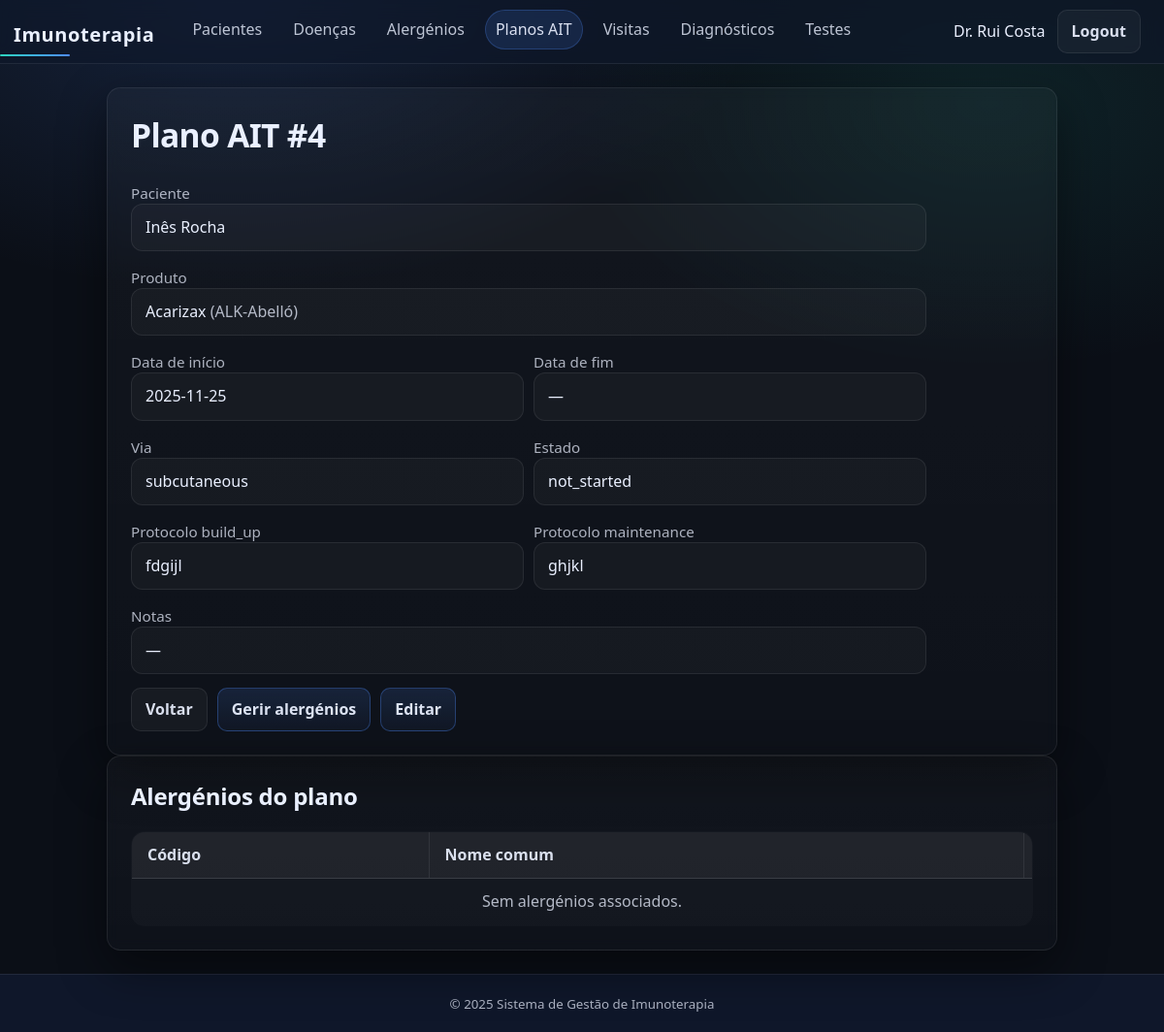
Before: /php/public/plan_view.php?id=4 (signed in) with the older database file.
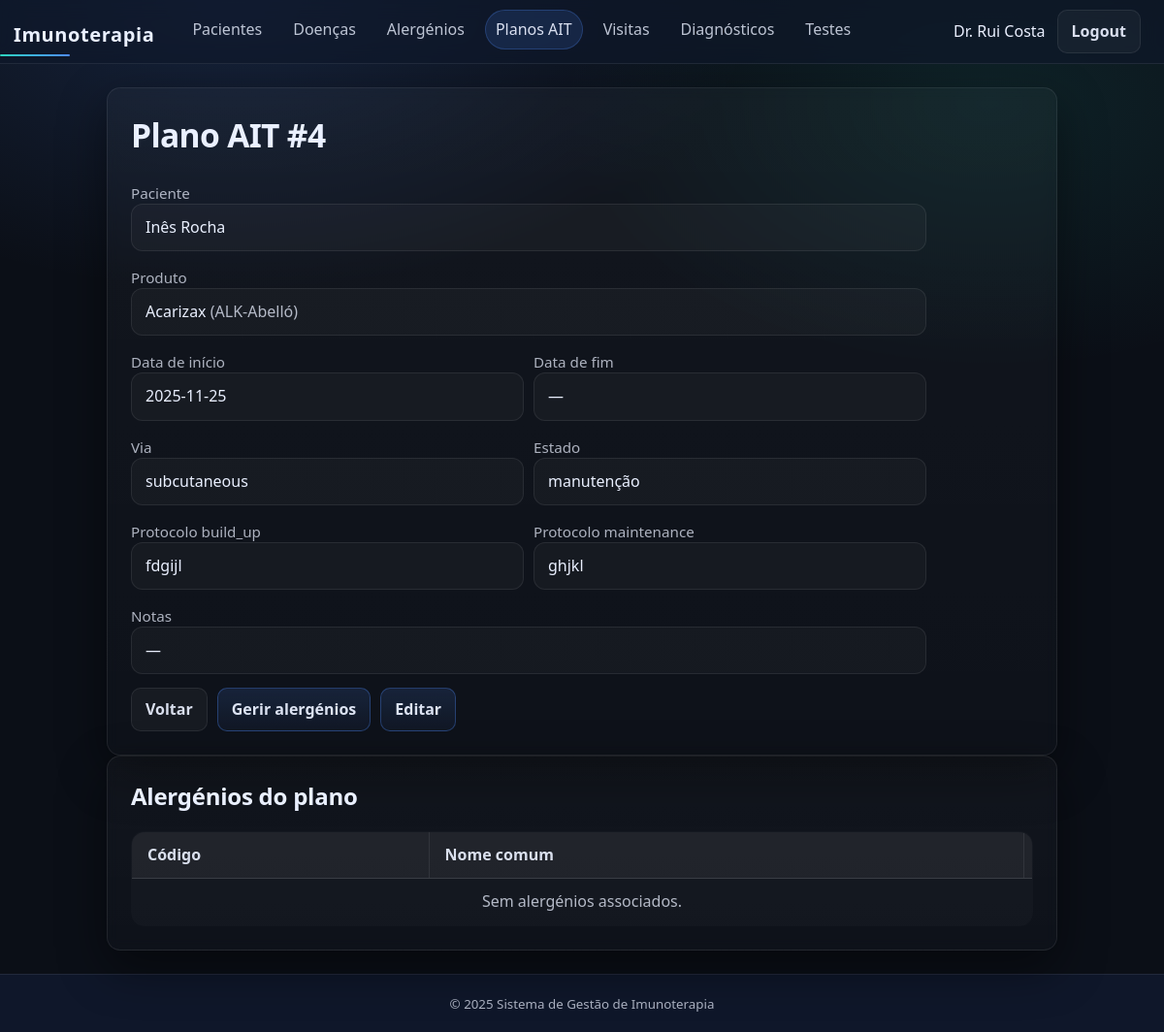
After: the same page with the newer database file.
### tables this page shows
CREATE TABLE "Planos AIT" (  "id" INTEGER PRIMARY KEY,  "paciente_id" INTEGER NOT NULL,  "produto_id" INTEGER NOT NULL,  "data_início" TEXT NOT NULL,  "data_fim" TEXT,  "via" TEXT NOT NULL,  "protocolo_build_up" TEXT NOT NULL,  "protocolo_maintenance" TEXT NOT NULL,  "estado" TEXT NOT NULL,  "notas" TEXT,  FOREIGN KEY ("paciente_id") REFERENCES "Pacientes"("id") ON DELETE CASCADE,  FOREIGN KEY ("produto_id") REFERENCES "Produtos"("id") ON DELETE RESTRICT,  CHECK ("data_fim" IS NULL OR "data_fim" >= "data_início"));

CREATE TABLE "Pacientes" (
  "id"            INTEGER PRIMARY KEY,
  "nome_completo" TEXT NOT NULL,
  "data_nascimento" TEXT NOT NULL,          -- ISO: YYYY-MM-DD
  "sexo"          TEXT NOT NULL CHECK ("sexo" IN ('M','F','X')),
  "telefone"      TEXT,
  "email"         TEXT
);

CREATE TABLE "Produtos" (
  "id"              INTEGER PRIMARY KEY,
  "nome"            TEXT NOT NULL,
  "tipo"            TEXT NOT NULL,          -- ex: tablet/extract
  "concentração"    REAL,
  "unidade"         TEXT,                   -- ex: IR, ug/mL
  "fabricante_id"   INTEGER NOT NULL,
  FOREIGN KEY ("fabricante_id") REFERENCES "Fabricantes"("id") ON DELETE RESTRICT
);

CREATE TABLE "Fabricantes" (
  "id"            INTEGER PRIMARY KEY,
  "nome"          TEXT NOT NULL UNIQUE,
  "país"          TEXT,
  "email"         TEXT,
  "telefone"      TEXT
);

### php/public/plan_view.php (the view, shortened to what this page needs)
<?php
require_once __DIR__ . '/../../includes/auth.php';
$id = (int)($_GET['id'] ?? 0);
try {
  $stmt = $pdo->prepare('
    SELECT
      p."id",
      p."data_início",
      p."data_fim",
      p."via",
      p."protocolo_build_up",
      p."protocolo_maintenance",
      p."estado",
      p."notas",
      pa."id" AS paciente_id,
      pa."nome_completo" AS paciente_nome,
      pr."id" AS produto_id,
      pr."nome" AS produto_nome,
      f."nome" AS fabricante_nome
    FROM "Planos AIT" p
    JOIN "Pacientes" pa ON pa."id" = p."paciente_id"
    JOIN "Produtos" pr ON pr."id" = p."produto_id"
    LEFT JOIN "Fabricantes" f ON f."id" = pr."fabricante_id"
    WHERE p."id" = ?
  ');
  $stmt->execute([$id]);
  $plan = $stmt->fetch();
  $aStmt = $pdo->prepare('
    SELECT a."código_who_iuis", a."nome_comum", a."categoria"
    FROM "Plano AIT - Alergénios" pa
    JOIN "Alergénios" a ON a."código_who_iuis" = pa."alergénio_código"
    WHERE pa."plano_id" = ?
    ORDER BY a."nome_comum"
  ');
  $aStmt->execute([$id]);
  $allergens = $aStmt->fetchAll();
} catch (Throwable $e) {
  header('Location: ' . $BASE_URL . '/plans.php?error=' . urlencode('Erro: ' . $e->getMessage()));
  exit;
}
require_once __DIR__ . '/../../includes/header.php';
?>
<section class="card">
  <h1>Plano AIT #<?= htmlspecialchars((string)$plan['id']) ?></h1>
  <div style="display:grid; gap:10px; max-width:820px;">
    <div class="field">
      <label>Paciente</label>
      <div class="input-like"><?= htmlspecialchars($plan['paciente_nome']) ?></div>
    </div>
    <div class="field">
      <label>Produto</label>
      <div class="input-like">
        <?= htmlspecialchars($plan['produto_nome']) ?>
        <?php if (!empty($plan['fabricante_nome'])): ?>
          <span style="opacity:.75;">(<?= htmlspecialchars($plan['fabricante_nome']) ?>)</span>
        <?php endif; ?>
      </div>
    </div>
    <div style="display:grid; grid-template-columns: repeat(2, minmax(0, 1fr)); gap:10px;">
      <div class="field">
        <label>Data de início</label>
        <div class="input-like"><?= htmlspecialchars($plan['data_início']) ?></div>
      </div>
      <div class="field">
        <label>Data de fim</label>
        <div class="input-like"><?= htmlspecialchars($plan['data_fim'] ?: '—') ?></div>
      </div>
    </div>
    <div style="display:grid; grid-template-columns: repeat(2, minmax(0, 1fr)); gap:10px;">
      <div class="field">
        <label>Via</label>
        <div class="input-like"><?= htmlspecialchars($plan['via']) ?></div>
      </div>
      <div class="field">
        <label>Estado</label>
        <div class="input-like"><?= htmlspecialchars($plan['estado']) ?></div>
      </div>
    </div>
    <div style="display:grid; grid-template-columns: repeat(2, minmax(0, 1fr)); gap:10px;">
      <div class="field">
        <label>Protocolo build_up</label>
        <div class="input-like"><?= htmlspecialchars($plan['protocolo_build_up']) ?></div>
      </div>
      <div class="field">
        <label>Protocolo maintenance</label>
        <div class="input-like"><?= htmlspecialchars($plan['protocolo_maintenance']) ?></div>
      </div>
    </div>
    <div class="field">
      <label>Notas</label>
      <div class="input-like"><?= htmlspecialchars($plan['notas'] ?: '—') ?></div>
    </div>
  </div>
  <div style="display:flex; gap:10px; margin-top:14px; flex-wrap:wrap;">
    <a class="btn" href="<?= $BASE_URL ?>/plans.php">Voltar</a>
    <a class="btn btn-soft" href="<?= $BASE_URL ?>/plan_allergens.php?id=<?= urlencode((string)$id) ?>">Gerir alergénios</a>
    <a class="btn btn-soft" href="<?= $BASE_URL ?>/plan_edit.php?id=<?= urlencode((string)$id) ?>">Editar</a>
  </div>
</section>
<section class="card">
  <h2>Alergénios do plano</h2>
  <table class="table table-compact">
    <thead>
      <tr>
        <th>Código</th>
        <th>Nome comum</th>
        <th>Categoria</th>
      </tr>
    </thead>
    <tbody>
      <?php if (empty($allergens)): ?>
        <tr><td colspan="3" style="opacity:.75;">Sem alergénios associados.</td></tr>
      <?php endif; ?>
    </tbody>
  </table>
</section>
<?php require_once __DIR__ . '/../../includes/footer.php'; ?>

Changed rows visible on the page:
changed planos ait "subcutaneous": estado "not_started" → "manutenção"
